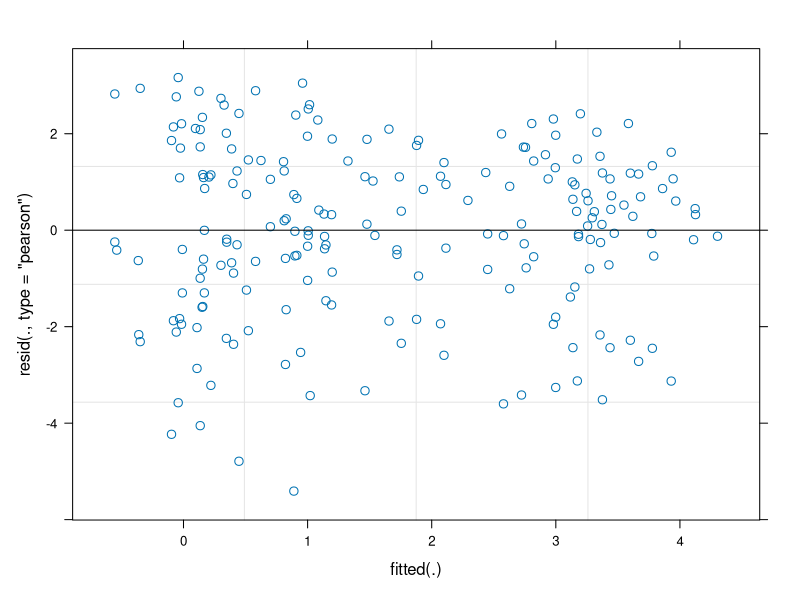
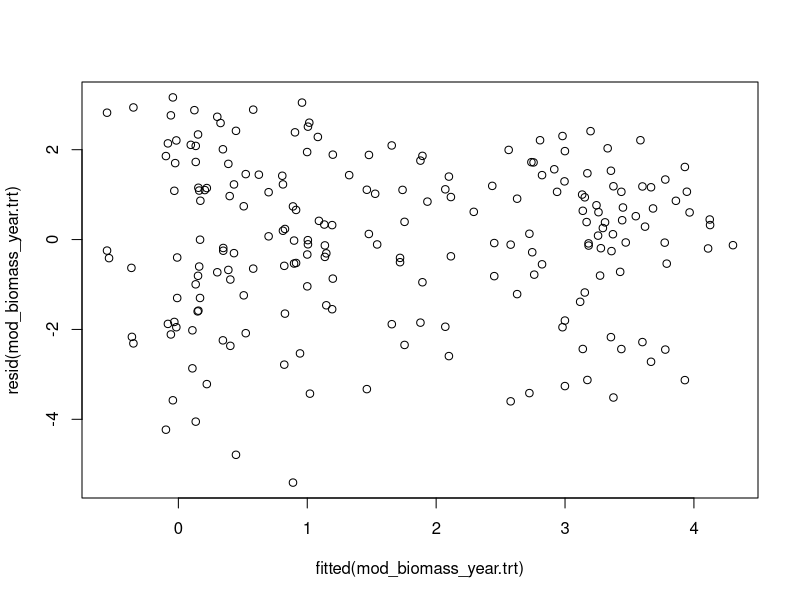

Write R code to recreate these figures, in order.
###############################################################################
## Purpose: script to analyze the NutNet lubb.us species biomass data
## data spans from 2018 to 2023 
## author : Monika Kelley
###############################################################################

## load packages
library(tidyverse)
library(ggplot2)  ## do not install again queen 
library(dplyr)
library(lme4)
library(car)
library(emmeans)
library(vegan)
library(multcompView)
library(multcomp)
library(readxl)
library(lubridate)
library(ggpubr)
library(patchwork)



###############################################################################
## Loading and cleaning data
###############################################################################

### Original data, LBK biomass ----
biomass_00_raw <- read.csv('data/Biomass.csv')



### Cleaning ---- 

## checking for what categories are there
unique(biomass_00_raw$pft)

## remove "dead" categories
biomass_01_plants <- subset(biomass_00_raw, !(pft == 'dead' | pft == 'Dead'))

## making a new column to standardize growth forms 
# code used to check unique life forms
unique(biomass_01_plants$pft)
unique(biomass_01_plants$growth_form)

# grass
biomass_01_plants$growth_form[biomass_01_plants$pf == 'grasses' | 
                                biomass_01_plants$pft == 'grasses ' |
                                biomass_01_plants$pft == 'grass'] <- 'grass'

# forb
biomass_01_plants$growth_form[biomass_01_plants$pf == 'herbs'] <- 'forb'

# Woody species
biomass_01_plants$growth_form[biomass_01_plants$pf == 'woody'] <- 'woody'


## grouping and summarizing code
# group by plot per year
biomass_02_grouped <- group_by(biomass_01_plants, Plot, Year, DOY, growth_form)
head(biomass_02_grouped)

# means for growth_form weights by plot
biomass_03_mean.weight <- summarise(biomass_02_grouped, biomass.weight = mean(weight))
head(biomass_03_mean.weight)



### adding in additional site and plot information ----

## reading in plot information
plot_information <- read.csv('data/plot_types.csv')[,2:3]

## adding plot information to biomass data
biomass_04_plot.info <- left_join(biomass_03_mean.weight, plot_information)

## adding specific plot type columns
biomass_04_plot.info <- biomass_04_plot.info %>%
  mutate(n = ifelse(trt == "N" | trt == "NP" | trt == "NK" | trt == "NPK" | trt == "NPK+Fence", 1, 0),
         p = ifelse(trt == "P" | trt == "NP" | trt == "PK" | trt == "NPK" | trt == "NPK+Fence", 1, 0),
         k = ifelse(trt == "K" | trt == "NK" | trt == "PK" | trt == "NPK" | trt == "NPK+Fence", 1, 0))

## add in treatment as binary factors
biomass_04_plot.info$nfac <- as.factor(biomass_04_plot.info$n)
biomass_04_plot.info$pfac <- as.factor(biomass_04_plot.info$p)
biomass_04_plot.info$kfac <- as.factor(biomass_04_plot.info$k)

## add in plot and year as binary factors
biomass_04_plot.info$plotfac <- as.factor(biomass_04_plot.info$Plot)
biomass_04_plot.info$yearfac <- as.factor(biomass_04_plot.info$Year)

## add in blocks 
biomass_04_plot.info$block <- 'block2'
biomass_04_plot.info$block[biomass_04_plot.info$Plot <15] <- 'block1'
biomass_04_plot.info$block[biomass_04_plot.info$Plot >28] <- 'block3'

## removing certain plot types (fence, extra control plots)
biomass_05_cleaned <- subset(biomass_04_plot.info, !(trt == 'Fence' | trt == 'NPK+Fence' |trt == 'xControl'))




###############################################################################
### Model 01 : Biomass, year and treatments 🤟
###############################################################################

## statistical models of diversity across years
# testing the hypotheses about treatment impacts on community diversity, 
# accounting for year-to-year differences


#### Model 01 : Biomass, year and treatments ----

## model 01
mod_biomass_year.trt <- lmer(log(biomass.weight) ~ yearfac * nfac * pfac * kfac + (1|plotfac) + (1|block), data = biomass_05_cleaned)

## viewing
# Component-Component plus Residual plot (CCPR plot)
plot(mod_biomass_year.trt, which = 1)
plot(resid(mod_biomass_year.trt) ~ fitted(mod_biomass_year.trt))

## Anova
biomass_mod_anova <- Anova(mod_biomass_year.trt)
biomass_mod_anova
summary(biomass_mod_anova)


###############################################################################
### Figures
###############################################################################

### show with year by treatment graph
